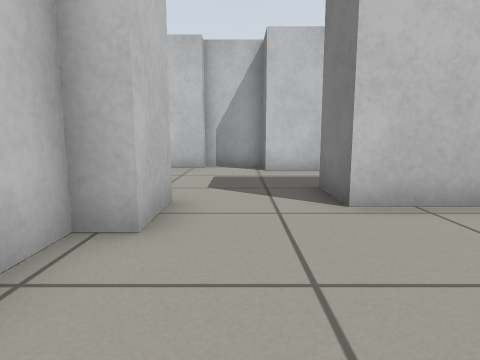
[1] (above)

16 first-person views from a walk through a robot-simulator world made for Gazebo. The camera is 0.5 m above the floor, tilts 8° down and sees 75° across. The floor is counted in squares, 0.5 m on a side. Each view is taken from the middle of a square. On the plan, view 1 faces up. The plan holds only what a view shows up to about 12 squares ahead; the rest is blank.

[2]
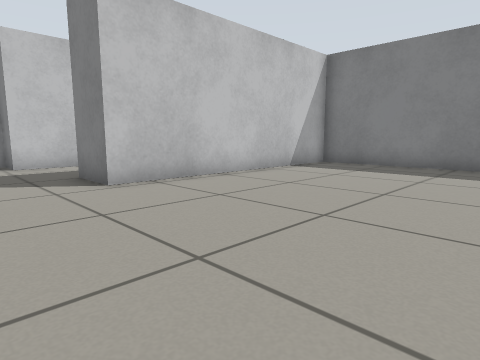

[3]
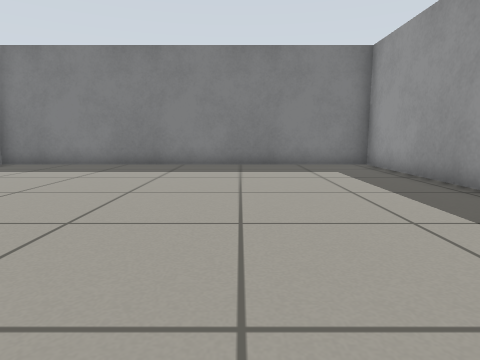

[4]
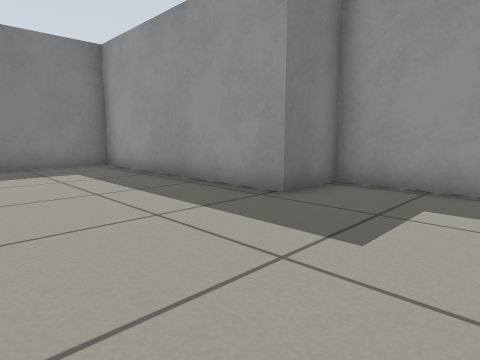

[5]
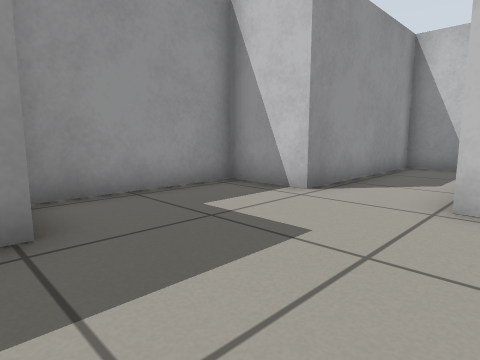

[6]
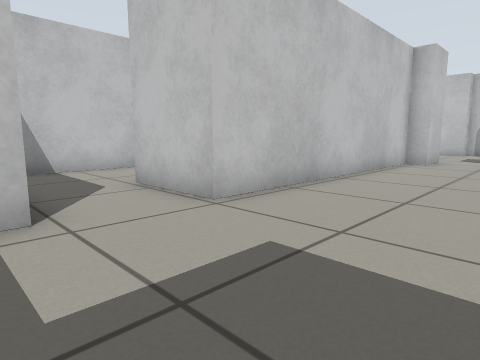

[7]
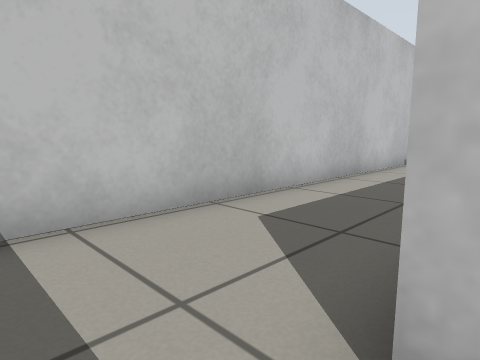

[8]
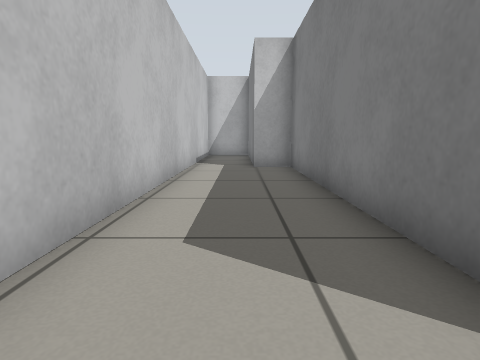

[9]
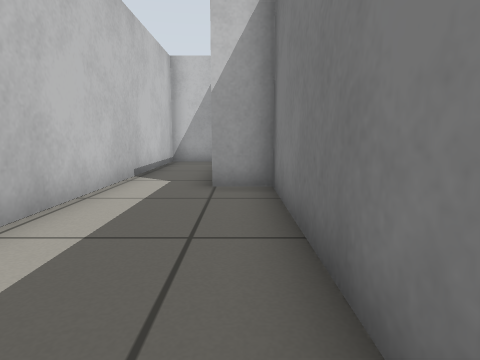

[10]
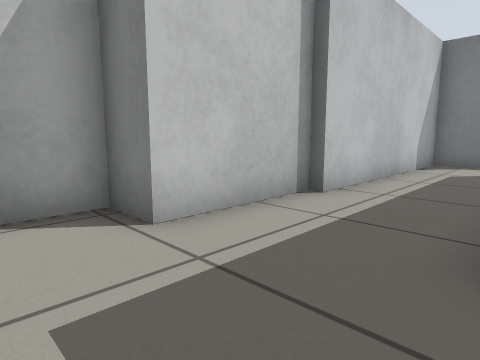

[11]
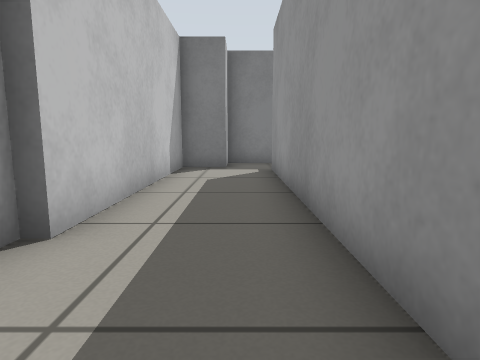

[12]
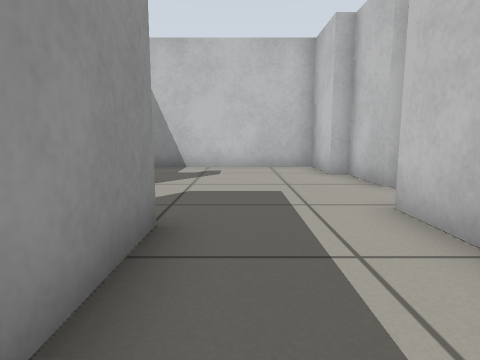

[13]
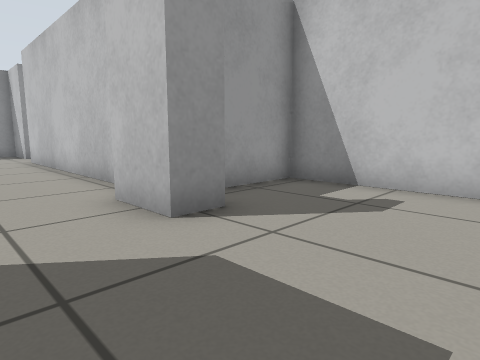

[14]
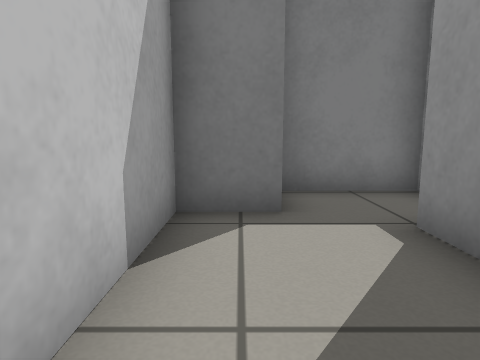

[15]
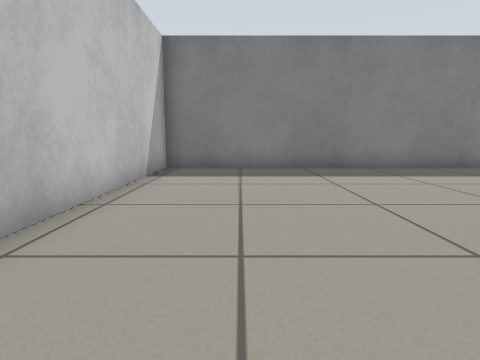

[16]
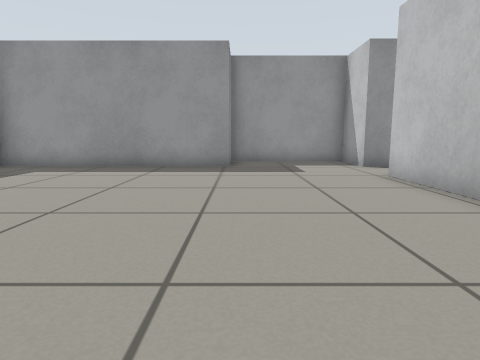

### Floor plan
Points are (right, up) in squares from view 1. A wall is a line through its corners. A room is listed if a view was taken in it or the views show most of it. See-through windows are left out.
Room 1 (views 1, 2, 3, 4, 5, 6, 7, 8, 9, 15, 16)
walls: (-4.3, -5) (-4.3, 3.2) (-5.6, 3.2); (-1, 4.8) (-1, 3.2) (-1.7, 3.2) (-1.7, -5.8) (-4.4, -5.8); (-5.5, 3.6) (-5.5, 4.1); (-5.5, 4.5) (-5.5, 5); (-6, 9.4) (-7.6, 9.4) (-7.6, -8.2) (-2.1, -8.2) (-2.1, -10.3) (2.3, -10.3) (2.3, -8.5) (9.9, -8.5) (9.9, 4.3) (1.6, 4.3)
ways out: opening at (0.5, 5) to room 3
Room 2 (view 10)
walls: (-3.1, 9.4) (-5.2, 9.4) (-5.2, 3.6) (-3, 3.6); (-2, 4.8) (-1, 4.8); (-1, 9.9) (-3.1, 9.9)
ways out: opening at (-1, 7.5) to room 3
Room 3 (views 11, 12, 13, 14)
walls: (4, 9.1) (0.8, 9.1) (0.8, 10.3) (-1, 10.3) (-1, 9.9); (1.6, 4.3) (1.6, 6) (10.4, 6); (12.4, 7.4) (11.1, 7.4) (11.1, 8.8) (4, 8.8); (12.6, 4.6) (12.6, 7.5)
ways out: opening at (0.5, 5) to room 1; opening at (-1, 7.5) to room 2

Positions as (right, up) in squares from view 1, and headings:
1: (0, 0), facing up
2: (-1, -2), facing up-right
3: (-1, -4), facing right
4: (-1, -4), facing down-right
5: (3, -5), facing down-left
6: (2, -9), facing up-left
7: (-4, -7), facing up-left
8: (-6, -7), facing up
9: (-5, -3), facing up
10: (-1, 6), facing up-right
11: (1, 7), facing right
12: (5, 7), facing left
13: (1, 8), facing down-left
14: (7, 8), facing right
15: (0, 2), facing right
16: (2, 2), facing down
